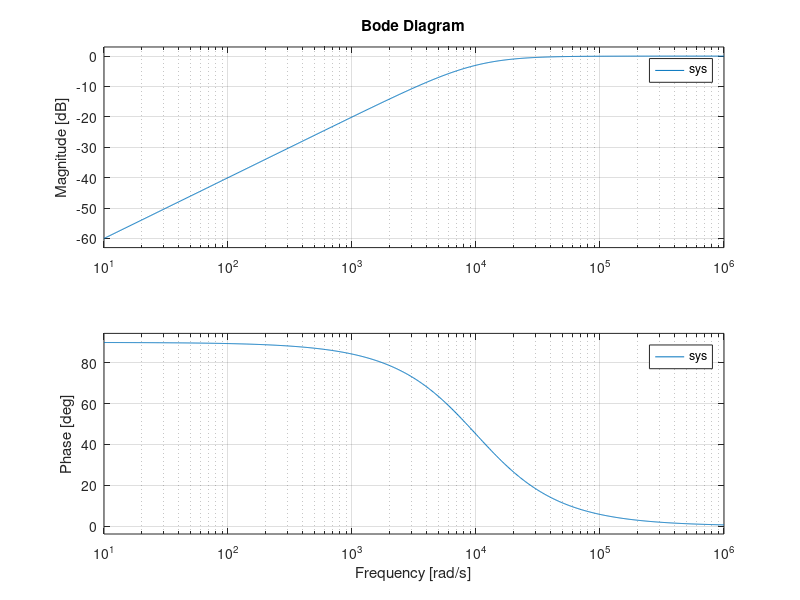

This figure's MATLAB source: (Note: this script raises an error after producing the figure.)
clc; clear; close all;

% ==== CAMBIA AQUÍ ====
R = 1000;        
C = 100e-9;       
% =====================

% Función de transferencia (PASA-ALTAS)
num = [R*C 0];
den = [R*C 1];

sys = tf(num, den);

% Frecuencias
w = logspace(1, 6, 1000);

figure;
bode(sys, w)
grid on

% Frecuencia de corte
fc = 1/(2*pi*R*C);
hold on
xline(fc, '--r', 'fc')

title(['Filtro Pasa-Altas | fc = ' num2str(fc) ' Hz'])
